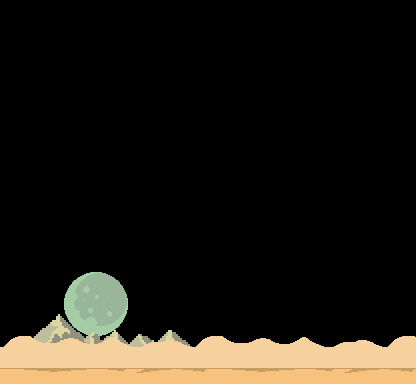

Rendered tile map (Tiled .tmx) drawn with the repository's tilesets; below, a short description and the map source with its tile grids summarised:
An orthogonal 26x24 tile map with 16x16 px tiles, 12 tile layers (FarBGLayer, MidBGLayer, NearBGLayer, LowDoodadLayer, ...).

<map version="1.10" tiledversion="1.10.2" orientation="orthogonal" renderorder="right-down" width="26" height="24" tilewidth="16" tileheight="16" infinite="0" nextlayerid="21" nextobjectid="1">
 <tileset firstgid="1" source="Desert_Ruins_Tileset_Day.tsx" />
 <layer id="16" name="FarBGLayer" width="26" height="24">
  <data>[624 cells, 480 non-empty, 17 distinct tile ids]</data>
 </layer>
 <layer id="15" name="MidBGLayer" width="26" height="24">
  <data>[624 cells, 480 non-empty, 52 distinct tile ids]</data>
 </layer>
 <layer id="14" name="NearBGLayer" width="26" height="24">
  <data>[624 cells, 498 non-empty, 14 distinct tile ids]</data>
 </layer>
 <layer id="17" name="LowDoodadLayer" width="26" height="24">
  <data>[624 cells, 486 non-empty, 2 distinct tile ids]</data>
 </layer>
 <layer id="18" name="MidDoodadLayer" width="26" height="24">
  <data>[624 cells, 480 non-empty, 1 distinct tile ids]</data>
 </layer>
 <layer id="1" name="ObstacleLayer" width="26" height="24">
  <data>[624 cells, 486 non-empty, 14 distinct tile ids]</data>
 </layer>
 <layer id="20" name="SpikeLayer" width="26" height="24">
  <data>[624 cells, 480 non-empty, 1 distinct tile ids]</data>
 </layer>
 <layer id="11" name="RopeLayer" width="26" height="24">
  <data>[624 cells, 480 non-empty, 1 distinct tile ids]</data>
 </layer>
 <layer id="12" name="ZiplineLayer" width="26" height="24">
  <data>[624 cells, 480 non-empty, 1 distinct tile ids]</data>
 </layer>
 <layer id="13" name="TrampolineLayer" width="26" height="24">
  <data>[624 cells, 480 non-empty, 1 distinct tile ids]</data>
 </layer>
 <layer id="19" name="LedgeLayer" width="26" height="24">
  <data>[624 cells, 480 non-empty, 1 distinct tile ids]</data>
 </layer>
 <layer id="6" name="HighDoodadLayer" width="26" height="24">
  <data>[624 cells, 480 non-empty, 1 distinct tile ids]</data>
 </layer>
</map>
